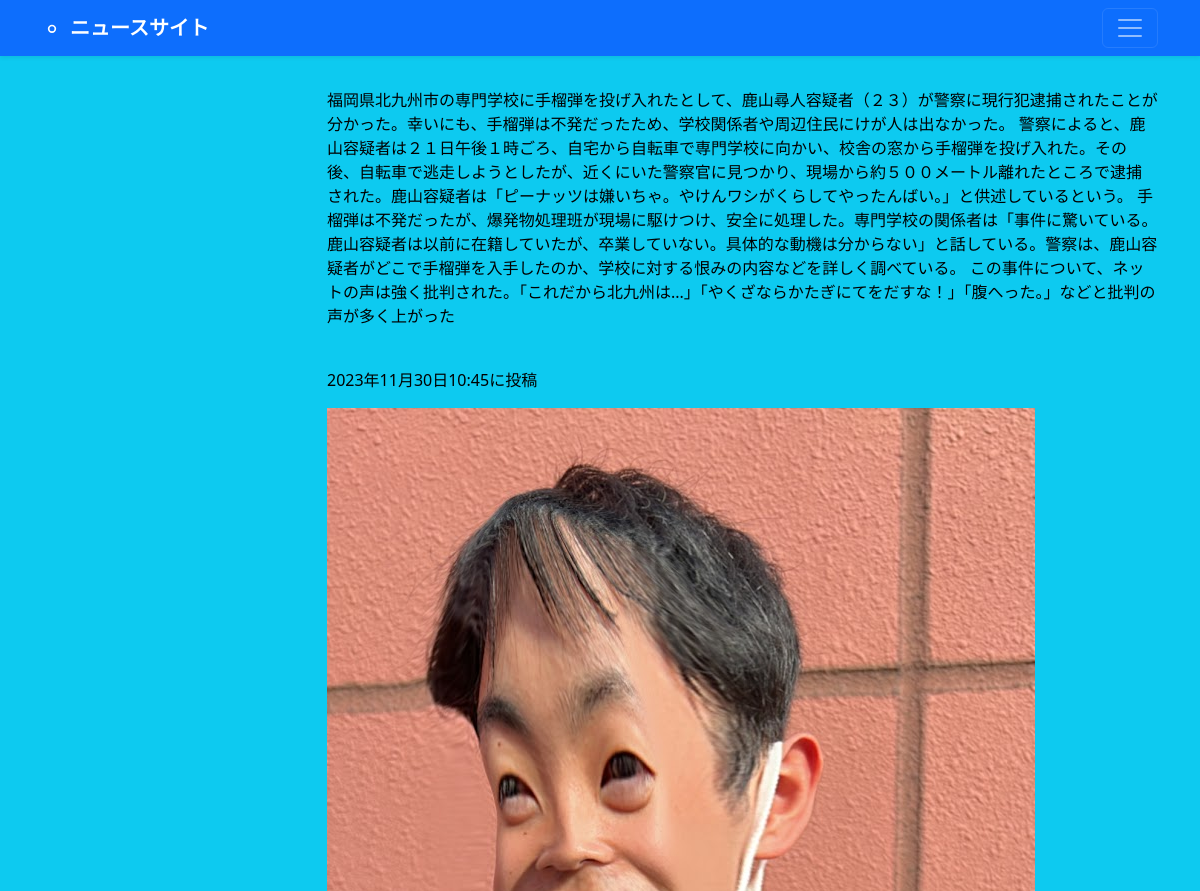
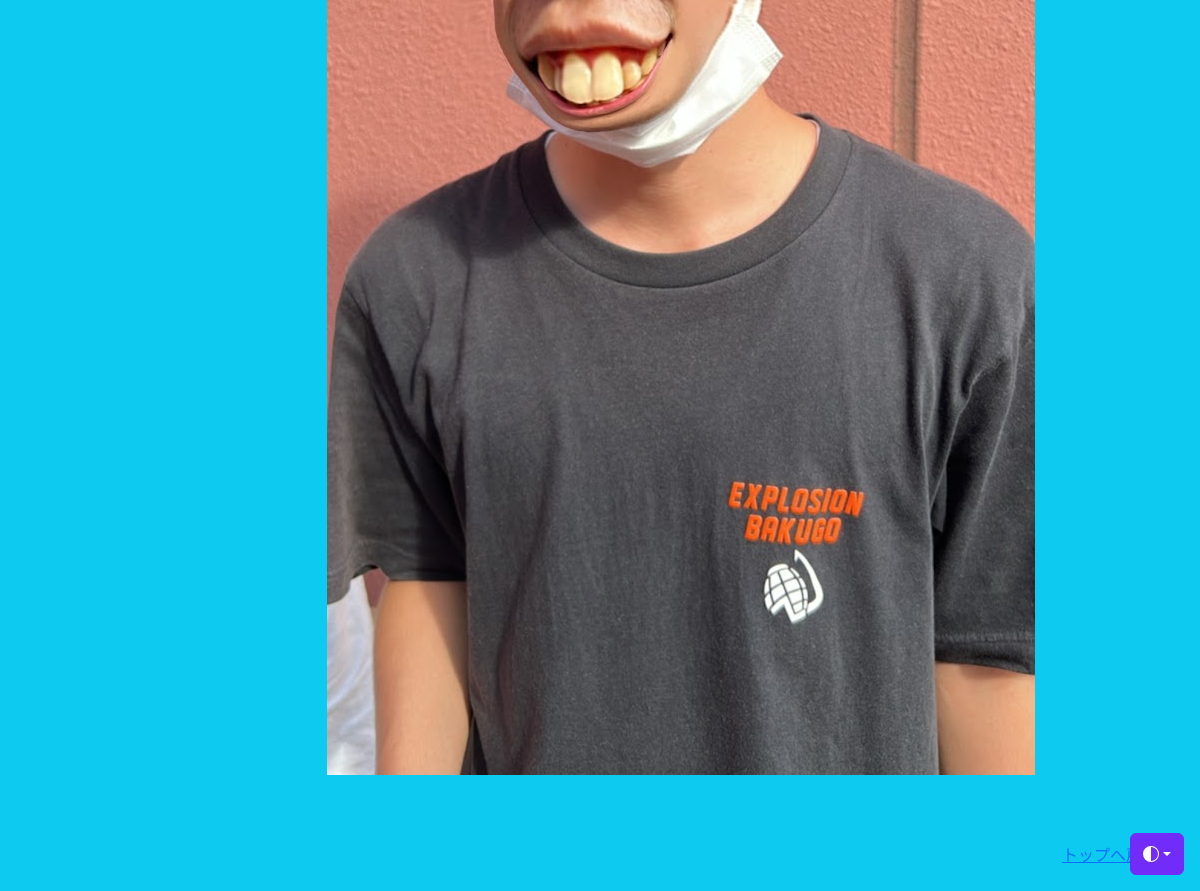
The page /news-detail/9 on the database its author committed (2 pictures, top to bottom).
### news/models.py (models this page shows, shortened)
class NewsPost(models.Model):
    user = models.ForeignKey(CustomUser, verbose_name="ユーザー", on_delete=models.CASCADE)
    category = models.ForeignKey(Category, verbose_name="カテゴリ", on_delete=models.PROTECT)
    title = models.CharField(verbose_name="タイトル", max_length=200)
    comment = models.TextField(verbose_name="コメント", )
    image1 = models.ImageField(verbose_name="イメージ1", upload_to="news")
    image2 = models.ImageField(verbose_name="イメージ2", upload_to="news", blank=True, null=True)
    posted_at = models.DateTimeField(verbose_name="投稿日時", auto_now_add=True)

### news/views.py (the view)
# urls.py: path("news-detail/<int:pk>", views.DetailView.as_view(), name = "news_detail"),
class DetailView(DetailView):
    template_name = "detail.html"
    model = NewsPost

### news/templates/detail.html (shortened to what this page needs)
{% extends "base.html" %}
    {% block contents %}
    <br>
    <div class="container">
        <div class="row">
            <div class="col offset-3">
                <p>{{object.comment}}</p>
                <br>
                <p>{{object.posted_at}}に投稿</p>
                <p><img src="{{ object.image1.url }}"></img></p>
            </div>
        </div>
    </div>
    {% endblock %}

### rows shown on the page
NewsPost: comment "福岡県北九州市の専門学校に手榴弾を投げ入れたとして、鹿山尋人容疑者（２３）が警察に現行犯逮捕されたことが分かった。幸いにも、手榴弾は不発だったため、学校関係者や周辺住民にけが人は出なかった。 警察によると、鹿山容疑者は２１日午後１時ごろ、自宅から自転車で専門学校に向かい、校舎の窓から手榴弾を投げ入れた。その後、自転車で逃走しようとしたが、近くにいた警察官に見つかり、現場から約５００メートル離れたところで逮捕された。鹿山容疑者は「ピーナッツは嫌いちゃ。やけんワシがくらしてやったんばい。」と供述しているという。 手榴弾は不発だったが、爆発物処理班が現場に駆けつけ、安全に処理した。専門学校の関係者は「事件に驚いている。鹿山容疑者は以前に在籍していたが、卒業していない。具体的な動機は分からない」と話している。警察は、鹿山容疑者がどこで手榴弾を入手したのか、学校に対する恨みの内容などを詳しく調べている。 この事件について、ネットの声は強く批判された。「これだから北九州は...」「やくざならかたぎにてをだすな！」「腹へった。」などと批判の声が多く上がった", posted_at "2023年11月30日10:45", image1 (picture)
